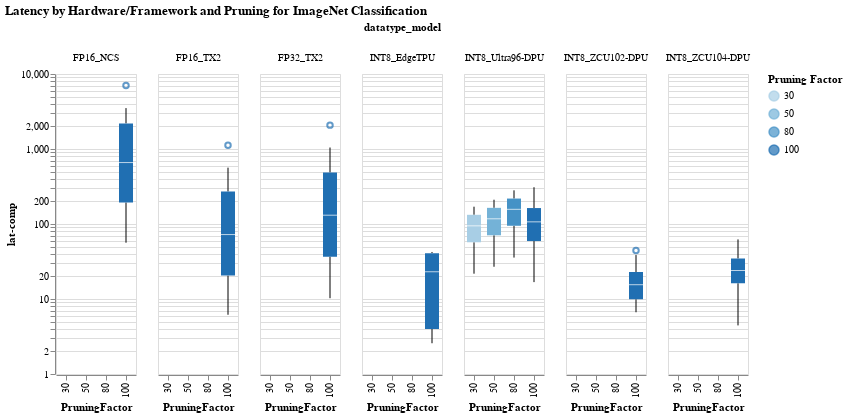

Notebook source saved alongside this figure:
### Markdown cell above
### Boxplots

### Code cell
#hide_input 
#%run scripts/altair_plots.py  #run the plot script if it wasn't previously run
boxplot(df=imagenet_df, xaxis='PruningFactor', yaxis="lat-comp", color_col= 'PruningFactor', facet_column='datatype_model' , title="Latency by Hardware/Framework and Pruning for ImageNet Classification")
